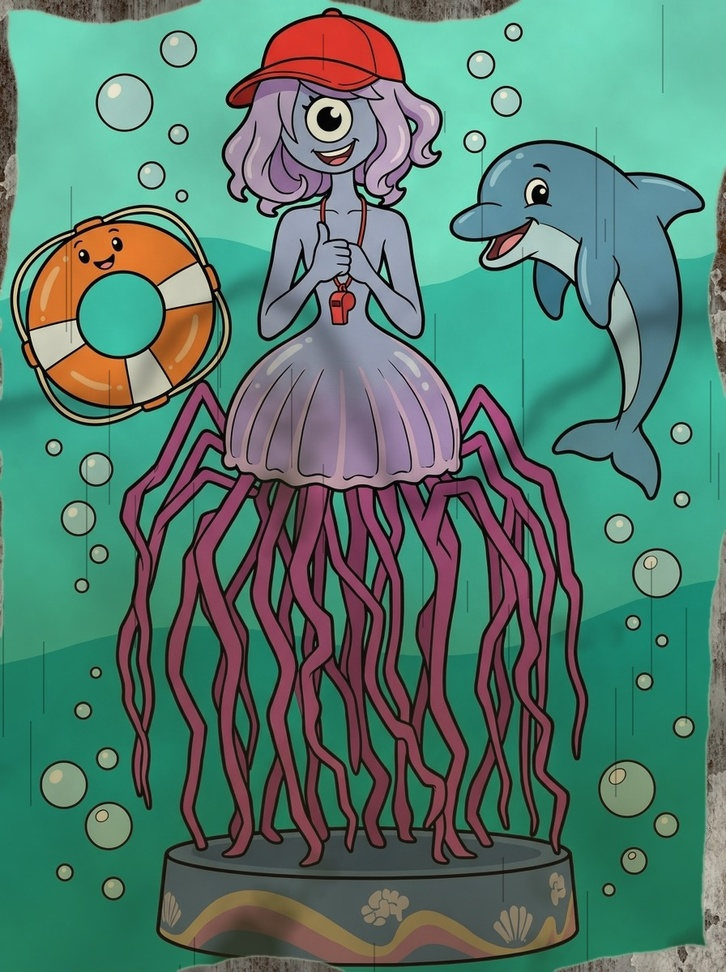
#> input picture assets_src/ambiente/cartelloni/mascotte_bagnino_vecchio.jpg, 726 x 972 px, shrunk from 896 x 1200 before the run
$ python texture_calma.py ../../assets_src/ambiente/cartelloni/mascotte_bagnino_vecchio.jpg ../../assets_src/ambiente/cartelloni/mascotte_medusa_vecchio.jpg ../../assets_src/ambiente/cartelloni/mascotte_medusa_vecchio.jpg ../../assets_src/ambiente/cartelloni/mascotte_medusa_vecchio.jpg 1.0 1.0
#> lines starting #> are read from the running program, lines starting #| are printed output that depends on the picture
# Versione semplificata di un materiale (proposta, fuori dal gioco): stesso colore e stessa idea, molto più calma.
# - albedo: via le macchie piccole e i dettagli fitti (passa-basso), contrasto molto più basso, un filo della grana
#   di prima per non farla di plastica;
# - normal: rilievo al [rilievo] (30-50%) e ammorbidito;
# - roughness: più uniforme.
# Uso: python semplifica.py <albedo> <normal|-> <rough|-> <cartella di uscita> [contrasto 0.45] [rilievo 0.4] [raggio 0.012] [grana 0.15]
import sys, os, numpy as np
from PIL import Image, ImageFilter

al, nr, rg, out = sys.argv[1:5]
contrasto = float(sys.argv[5]) if len(sys.argv) > 5 else 0.45
rilievo = float(sys.argv[6]) if len(sys.argv) > 6 else 0.4
raggio = float(sys.argv[7]) if len(sys.argv) > 7 else 0.012   # frazione del lato della texture
grana = float(sys.argv[8]) if len(sys.argv) > 8 else 0.15
os.makedirs(out, exist_ok=True)


def sfoca_ripetuta(im, r):
    # sfocatura che rispetta la ripetizione: si sfoca la texture affiancata 3x3 e si prende il centro
    w, h = im.size
    big = Image.new(im.mode, (w * 3, h * 3))
    for i in range(3):
        for j in range(3):
            big.paste(im, (i * w, j * h))
    big = big.filter(ImageFilter.GaussianBlur(r))
    return big.crop((w, h, 2 * w, 2 * h))


def nome(p, suff):
    b = os.path.splitext(os.path.basename(p))[0]
    return os.path.join(out, b + suff)


A = Image.open(al).convert('RGB')
#> A is the input picture: PIL image 726x972 RGB; mean R, G, B 86.5, 125.3, 112.2
w, h = A.size
#> w = 726; h = 972
r = max(1.0, raggio * w)
#> r = 8.71
basso = np.asarray(sfoca_ripetuta(A, r), dtype=np.float32)
#> in sfoca_ripetuta, `big = Image.new(im.mode, (w * 3, h * 3))`: big: PIL image 2178x2916 RGB; every value is 0
#> after the loop in sfoca_ripetuta, `for i in range(3):`:
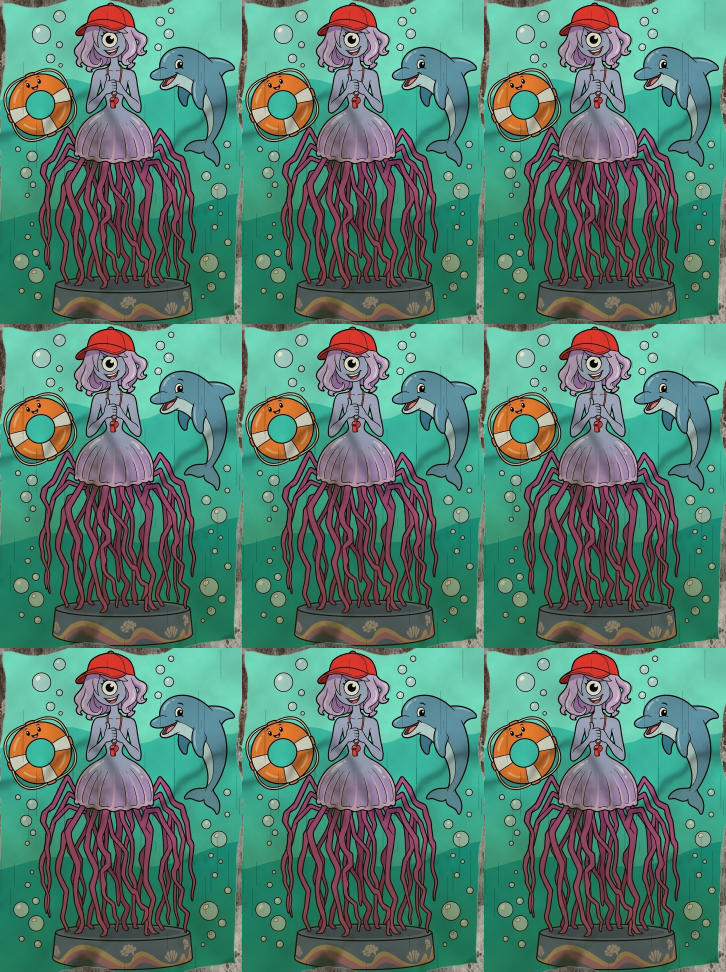
#> big: PIL image 2178x2916 RGB (shown at 1/3 size); mean R, G, B 86.5, 125.3, 112.2
fine = np.asarray(A, dtype=np.float32) - basso
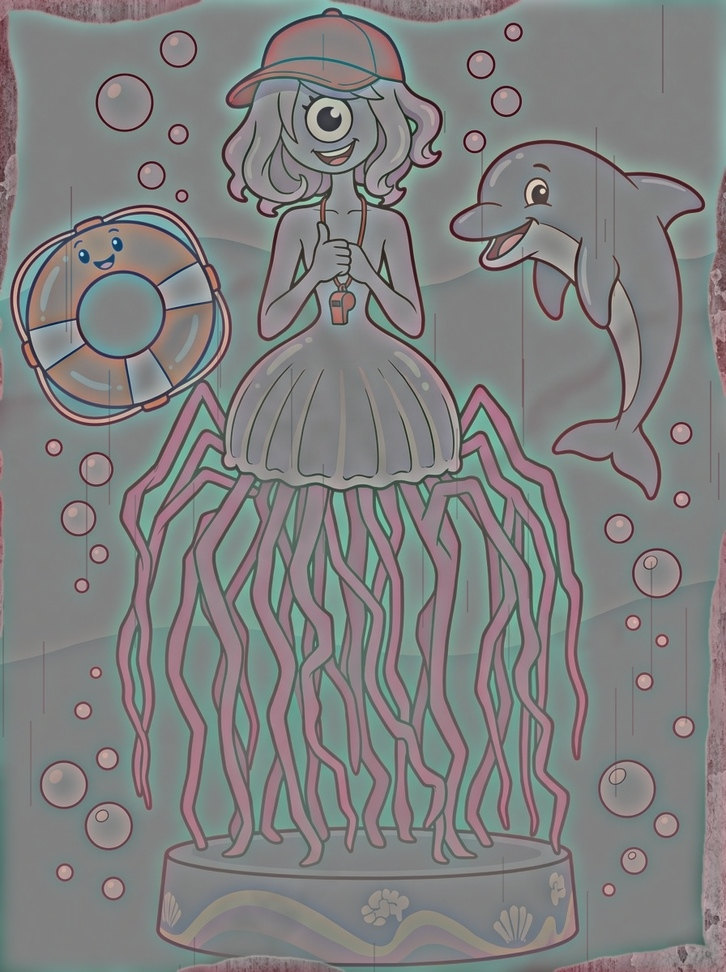
#> fine: shape (972, 726, 3) float32; mean R, G, B 0, 0, 0; drawn with min black and max white
media = basso.reshape(-1, 3).mean(0)
#> media = [86.53, 125.3, 112.2]
# variazione larga ridotta, dettaglio fine quasi tolto
nuovo = media + (basso - media) * contrasto + fine * grana
Image.fromarray(np.clip(nuovo, 0, 255).astype(np.uint8)).save(nome(al, '_calmo.jpg'), quality=92)

if nr != '-' and os.path.exists(nr):
    N = Image.open(nr).convert('RGB')
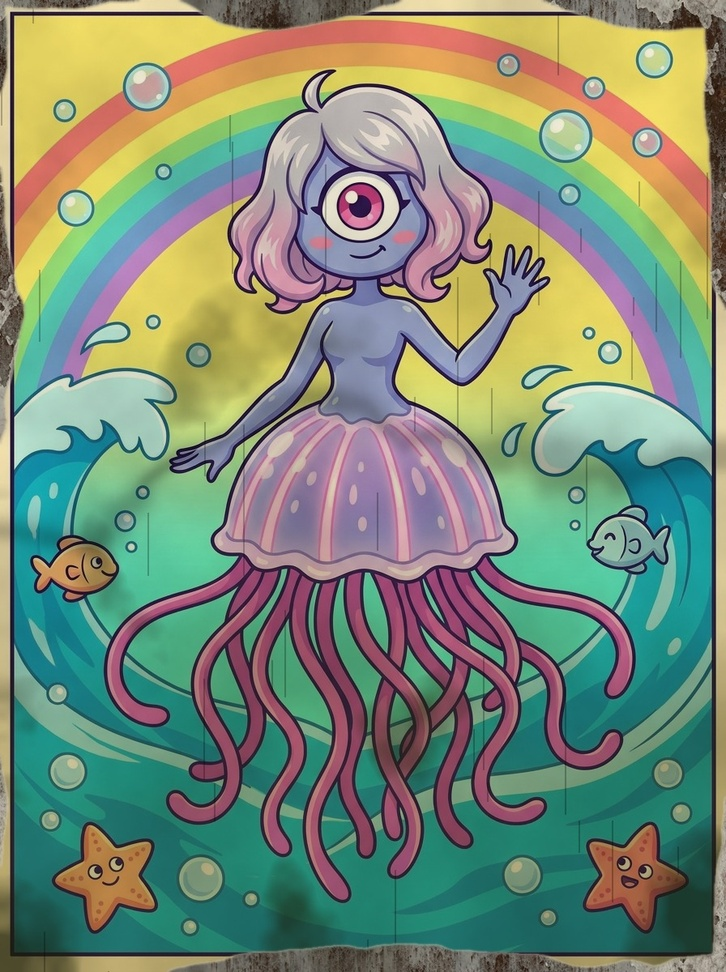
#> input picture assets_src/ambiente/cartelloni/mascotte_medusa_vecchio.jpg, 726 x 972 px, shrunk from 896 x 1200 before the run
#> N is the input picture: PIL image 726x972 RGB; mean R, G, B 123.3, 139.8, 118.4
    Nb = np.asarray(sfoca_ripetuta(N, max(1.0, r * 0.5)), dtype=np.float32) / 127.5 - 1
#> call 2 of sfoca_ripetuta, with r = 4.36
#> after the loop in sfoca_ripetuta (call 2), `for i in range(3):`:
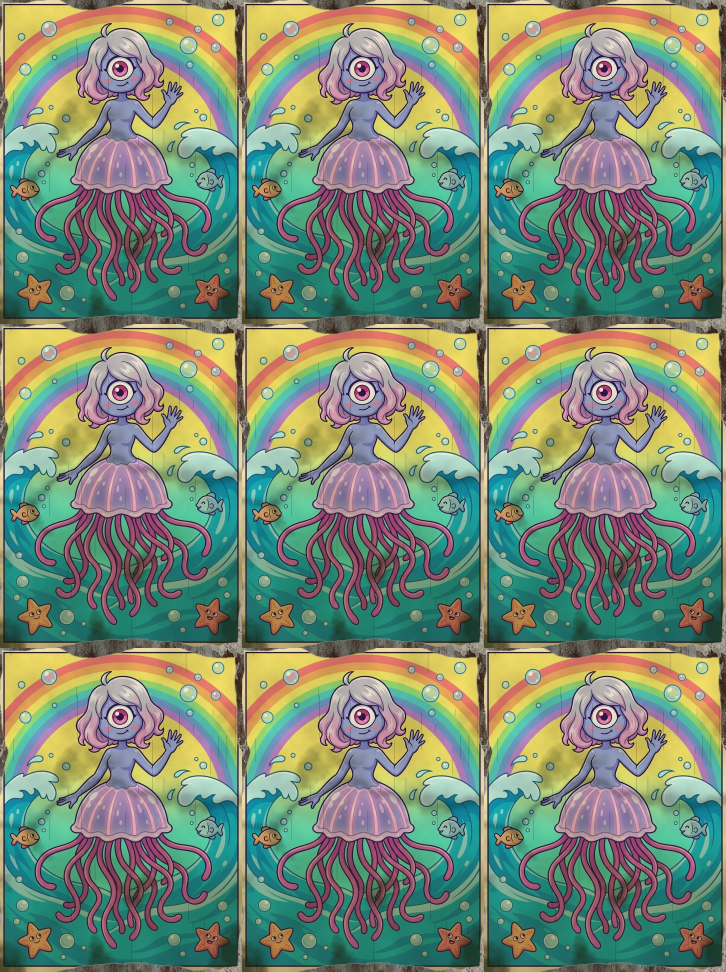
#> big: PIL image 2178x2916 RGB (shown at 1/3 size); mean R, G, B 123.3, 139.8, 118.4
    xy = Nb[..., :2] * rilievo
    z = np.sqrt(np.clip(1 - (xy ** 2).sum(-1), 0, 1))
    n = np.dstack([xy, z])
    Image.fromarray(np.clip((n + 1) * 127.5, 0, 255).astype(np.uint8)).save(nome(nr, '_calmo.jpg'), quality=95)

if rg != '-' and os.path.exists(rg):
    G = Image.open(rg).convert('RGB')
    Gb = np.asarray(sfoca_ripetuta(G, r), dtype=np.float32)
#> call 3 of sfoca_ripetuta, with r = 8.71
#> in sfoca_ripetuta (call 3), `return big.crop((w, h, 2 * w, 2 * h))`:
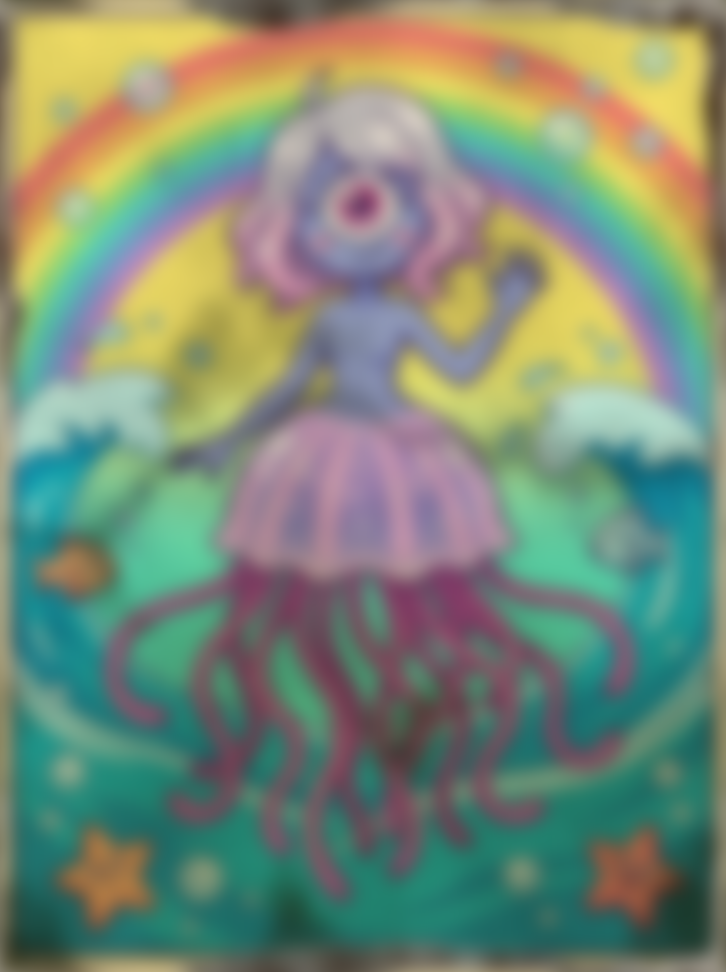
#> returned value: PIL image 726x972 RGB; mean R, G, B 123.2, 139.8, 118.4
    gm = Gb.reshape(-1, 3).mean(0)
#> gm = [123.2, 139.8, 118.4]
    Image.fromarray(np.clip(gm + (Gb - gm) * 0.5, 0, 255).astype(np.uint8)).save(nome(rg, '_calmo.jpg'), quality=92)
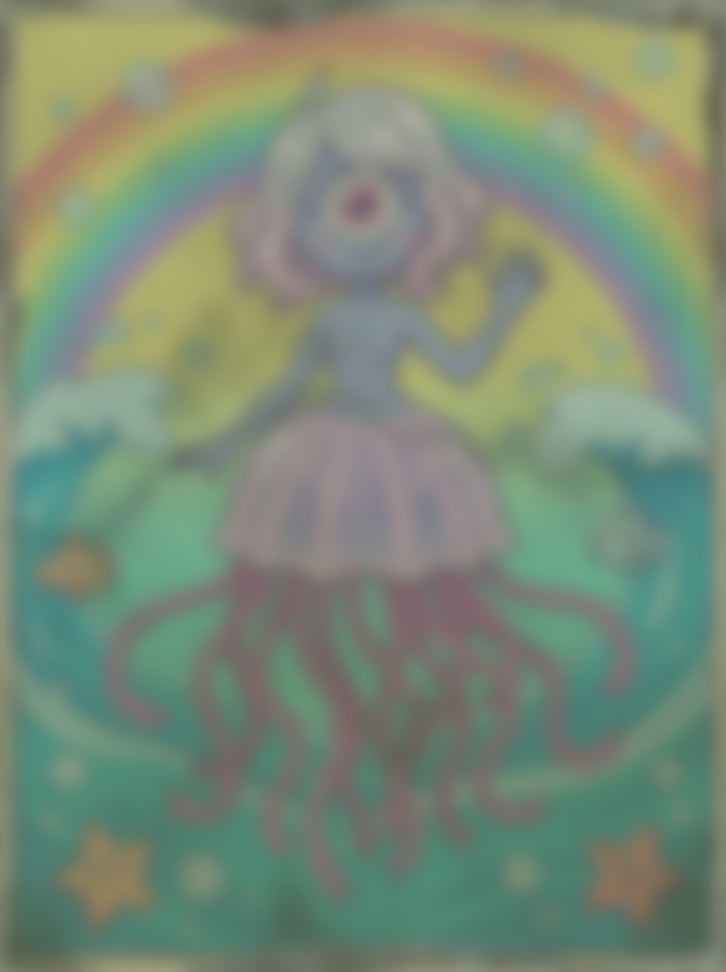
#> saved as mascotte_medusa_vecchio_calmo.jpg: PIL image 726x972 RGB; mean R, G, B 122.9, 139.1, 117.9
print('fatto', al)
